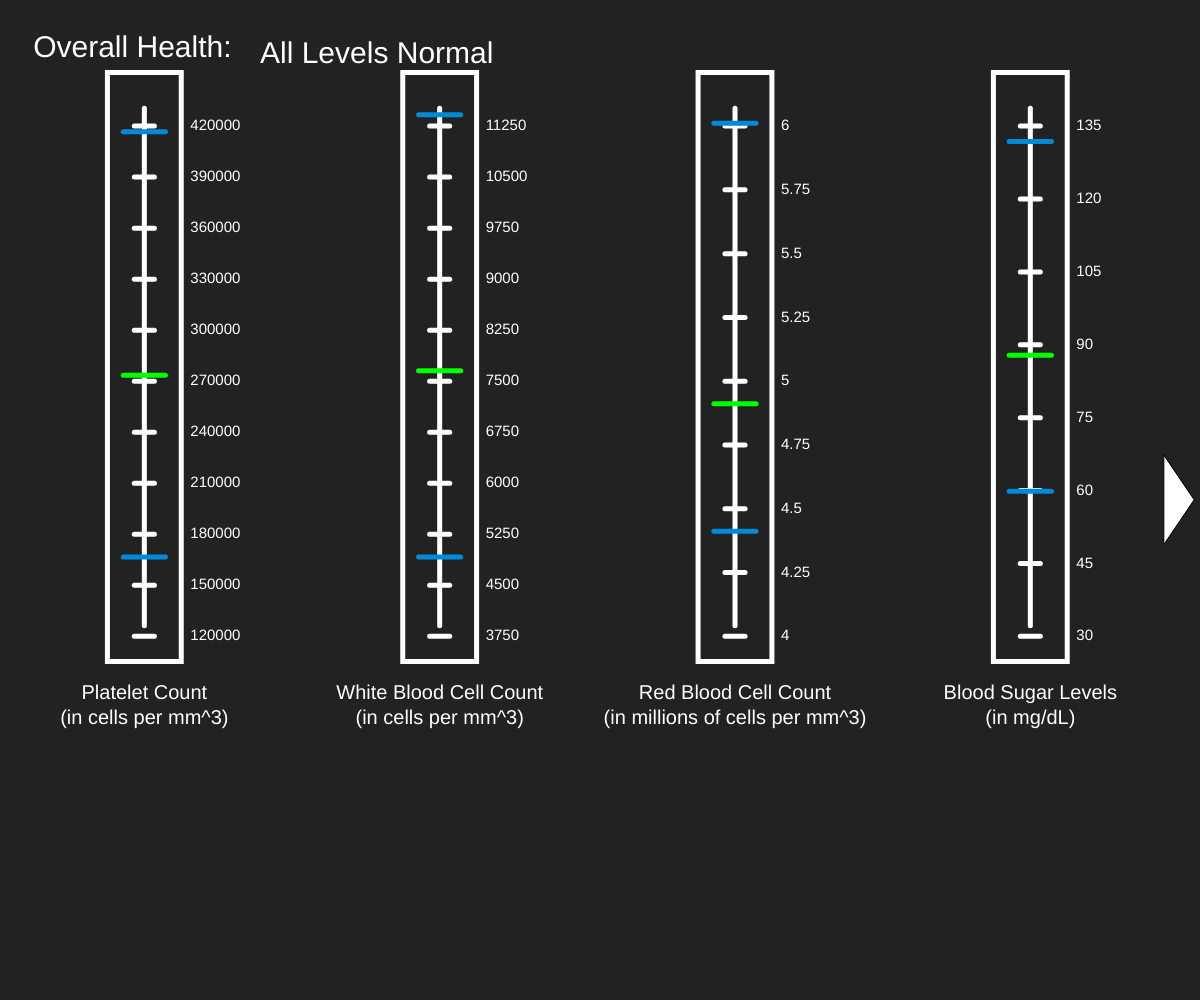
Frame 1 (no input)
Frame 60 (no input): identical to frame 1, image omitted
Frame 120 (the mouse pressed at the canvas centre since frame 60): identical to frame 1, image omitted

The p5.js sketch that drew this single still picture (run headless with seeded random() and noise() and a simulated clock; from frame 60 on, the mouse is pressed at the canvas centre):

// p5.js sketch
// ── sketch.js
new p5();
let width = 1470;
let height = 734;

function setup() {
  width = windowWidth;
  height = windowHeight;
  createCanvas(windowWidth, windowHeight);
}

function windowResized(){
  width = windowWidth;
  height = windowHeight;
  resizeCanvas(windowWidth, windowHeight);
}

class Stat{
  constructor(x, y, low, high, current, intv, name){
    this.x = x;
    this.y = y;
    this.name = name;
    this.w = 100/1991*width;
    this.h = 900/1122*height;
    this.low = low;
    this.high = high;
    this.current = current;
    this.intv = intv;
    this.lowest = int(this.low/this.intv)*this.intv - this.intv;
    this.highest = int(this.high/this.intv)*this.intv + this.intv;
    this.nmarks = (this.highest - this.lowest)/this.intv;
    this.pixDiff = (this.y + this.h/2 - 60/1122*height - (this.y - this.h/2 + 60/1122*height))/this.nmarks;
    this.bad = 0;
  }

  drawStat(){
    push();
    stroke('#FFFFFF');
    fill('#222222');
    strokeWeight(5);
    rect(this.x - this.w/2, this.y - this.h/2, this.w, this.h);
    pop();

    push();
    stroke('#FFFFFF');
    strokeWeight(5);
    line(this.x, this.y - this.h/2 + 40/1122*height, this.x, this.y + this.h/2 - 40/1122*height);
    pop();
    
    for(let i = 0; i <= this.nmarks; i++){
      push();
      stroke('#FFFFFF');
      strokeWeight(5);
      line(this.x - 20/1991*height, this.y - this.h/2 + 60/1122*height + i*this.pixDiff, this.x + 20/1991*height, this.y - this.h/2 + 60/1122*height + i*this.pixDiff);
      pop();

      push();
      fill(255,255,255);
      textAlign(LEFT, CENTER);
      textSize(15);
      text(this.highest - i*this.intv, this.x + this.w/2 + 15/1991*width, this.y - this.h/2 + 60/1122*height + i*this.pixDiff);
      pop();
    }
    
    push();
    fill(255,255,255);
    textAlign(CENTER, TOP);
    textSize(20);
    text(this.name, this.x, this.y + this.h/2 + 25/1122*height);
    pop();

    push();
    stroke('#008AD8');
    strokeWeight(5);
    line(this.x - 35/1991*width, this.y + this.h/2 - 60/1122*height - (this.low - this.lowest)/this.intv*this.pixDiff, this.x + 35/1991*width, this.y + this.h/2 - 60/1122*height - (this.low - this.lowest)/this.intv*this.pixDiff);
    pop();

    push();
    stroke('#008AD8');
    strokeWeight(5);
    line(this.x - 35/1991*width, this.y + this.h/2 - 60/1122*height - (this.high - this.lowest)/this.intv*this.pixDiff, this.x + 35/1991*width, this.y + this.h/2 - 60/1122*height - (this.high - this.lowest)/this.intv*this.pixDiff);
    pop();

    push();
    if(this.current > this.low + this.intv && this.current < this.high - this.intv){
      stroke('#00FF00');
      this.bad = 0;
    }
    else if(this.current < this.low || this.current > this.high){
      stroke('#FF0000');
      this.bad = 2;
    }
    else{
      stroke('#FFD300');
      this.bad = 1;
    }
    strokeWeight(5);
    line(this.x - 35/1991*width, this.y + this.h/2 - 60/1122*height - (this.current - this.lowest)/this.intv*this.pixDiff, this.x + 35/1991*width, this.y + this.h/2 - 60/1122*height - (this.current - this.lowest)/this.intv*this.pixDiff);
    pop();
  }
}


let statList = [new Stat(width/2 - 800/1991*width, height/2, 150000, 400000, 256723, 30000, "Platelet Count\n(in cells per mm^3)"),
                new Stat(width/2 - 400/1991*width, height/2, 4500, 11000, 7235, 750, "White Blood Cell Count\n(in cells per mm^3)"),
                new Stat(width/2, height/2, 4.3, 5.9, 4.8, 0.25, "Red Blood Cell Count\n(in millions of cells per mm^3)"),
                new Stat(width/2 + 400/1991*width, height/2, 54, 126, 82, 15, "Blood Sugar Levels\n(in mg/dL)"),
                new Stat(width/2 + 800/1991*width, height/2, 125, 200, 156, 10, "Cholesterol\n(in mg/dL)")];
let currEdit = 0;
let startCountdown = false;
let stopCountdown = false;
let cdTime = 0;
let startCall = false;

function mousePressed(){
  for(let i = 0; i < statList.length; i++){
    if(statList[i].x - statList[i].w/2 < mouseX && mouseX < statList[i].x + statList[i].w/2 && statList[i].y - statList[i].h/2 < mouseY && mouseY < statList[i].y + statList[i].h/2){
      currEdit = i;
    }
  }

  if(width/2 - 700/1991*width < mouseX && mouseX < width/2 + 700/1991*width && height/2 - 400/1122*height < mouseY && mouseY < height/2 + 400/1122*height && startCountdown){
    startCountdown = false;
    stopCountdown = true;
  }
}

function runCall(){
  window.location = 'tel:4126564693';
  noLoop();
}

function draw() {
  background('#222222');

  for(let i = 0; i < statList.length; i++){
    statList[i].drawStat();
  }

  if (keyIsDown(UP_ARROW)){
    statList[currEdit].current += 5 * statList[currEdit].intv / statList[currEdit].pixDiff;
  }
  else if(keyIsDown(DOWN_ARROW)){
    statList[currEdit].current -= 5 * statList[currEdit].intv / statList[currEdit].pixDiff;
  }
  
  let t = "All Levels Normal";
  let danger = [];
  for(let i = 0; i < statList.length; i++){
    if(statList[i].bad == 2){
      let splitString = split(statList[i].name, '\n');
      append(danger, splitString[0]);
    }
  }

  let cautious = [];
  for(let i = 0; i < statList.length; i++){
    if(statList[i].bad == 1){
      let splitString = split(statList[i].name, '\n');
      append(cautious, splitString[0]);
    }
  }

  if(danger.length > 2){
    t = "";
    for(let i = 0; i < danger.length; i++){
      if(i != danger.length - 1){
        t = t + danger[i] + ", ";
      }
      else{
        t = t + "and " + danger[i];
      }
    }
    t = t + " at Dangerous Levels";
  }
  else if(danger.length == 2){
    t = danger[0] + " and " + danger[1] + " at Dangerous Levels";
  }
  else if(danger.length == 1){
    t = danger[0] + " at Dangerous Levels";
  }
  else{
    if (cautious.length > 2) {
      t = "";
      for (let i = 0; i < cautious.length; i++) {
        if (i != cautious.length - 1) {
          t = t + cautious[i] + ", ";
        }
        else {
          t = t + "and " + cautious[i];
        }
      }
      t = t + " at Cautious Levels";
    }
    else if (cautious.length == 2) {
      t = cautious[0] + " and " + cautious[1] + " at Cautious Levels";
    }
    else if (cautious.length == 1) {
      t = cautious[0] + " at Cautious Levels";
    }
  }

  push();
  textAlign(LEFT, CENTER);
  textSize(30);
  fill(255,255,255);
  text("Overall Health: ", 55/1991*width, 55/1122*height);
  pop();

  push();
  textAlign(LEFT, CENTER);
  textSize(30);
  if(danger.length > 0){
    fill(255, 0, 0);
    startCall = true;
  }
  else if(cautious.length > 0){
    fill(255, 211, 0); 
  }
  else{
    fill(255,255,255);
  }
  text(t, 260, 55);
  pop();

  push();
  fill(255,255,255);
  triangle(width - 60/1991*width, height/2 - 50/1122*height, width - 60/1991*width, height/2 + 50/1122*height, width - 10/1991*width, height/2);
  pop();

  for(let i = 0; i < danger.length; i++){
    if(danger[i] == "Blood Sugar Levels" && !stopCountdown && !startCountdown){
      startCountdown = true;
      cdTime = millis();
    }
  }

  if(startCountdown && !stopCountdown){
    push();
    fill(255, 0, 0);
    noStroke();
    rect(width/2 - 700/1991*width, height/2 - 400/1122*height, 1400/1991*width, 800/1122*height, 25/1991*width, 25/1991*width, 25/1991*width, 25/1991*width);
    pop();

    let t = 5 - int((millis() - cdTime) / 1000);

    push();
    textAlign(CENTER, CENTER);
    textSize(50);
    fill(255,255,255);
    text("PRESS BUTTON IF STILL RESPONSIVE", width/2, height/2 - 70/1122*height);
    if(t > 0){
      text(t, width/2, height/2 + 70/1122*height);
    }
    else{
      text("Calling 911...", width/2, height/2 + 70/1122*height);
    }
    pop();
  }

  if(startCountdown && !stopCountdown && (millis() - cdTime) >= 5000){
    // console.log("hi");
    runCall();
  }
}
